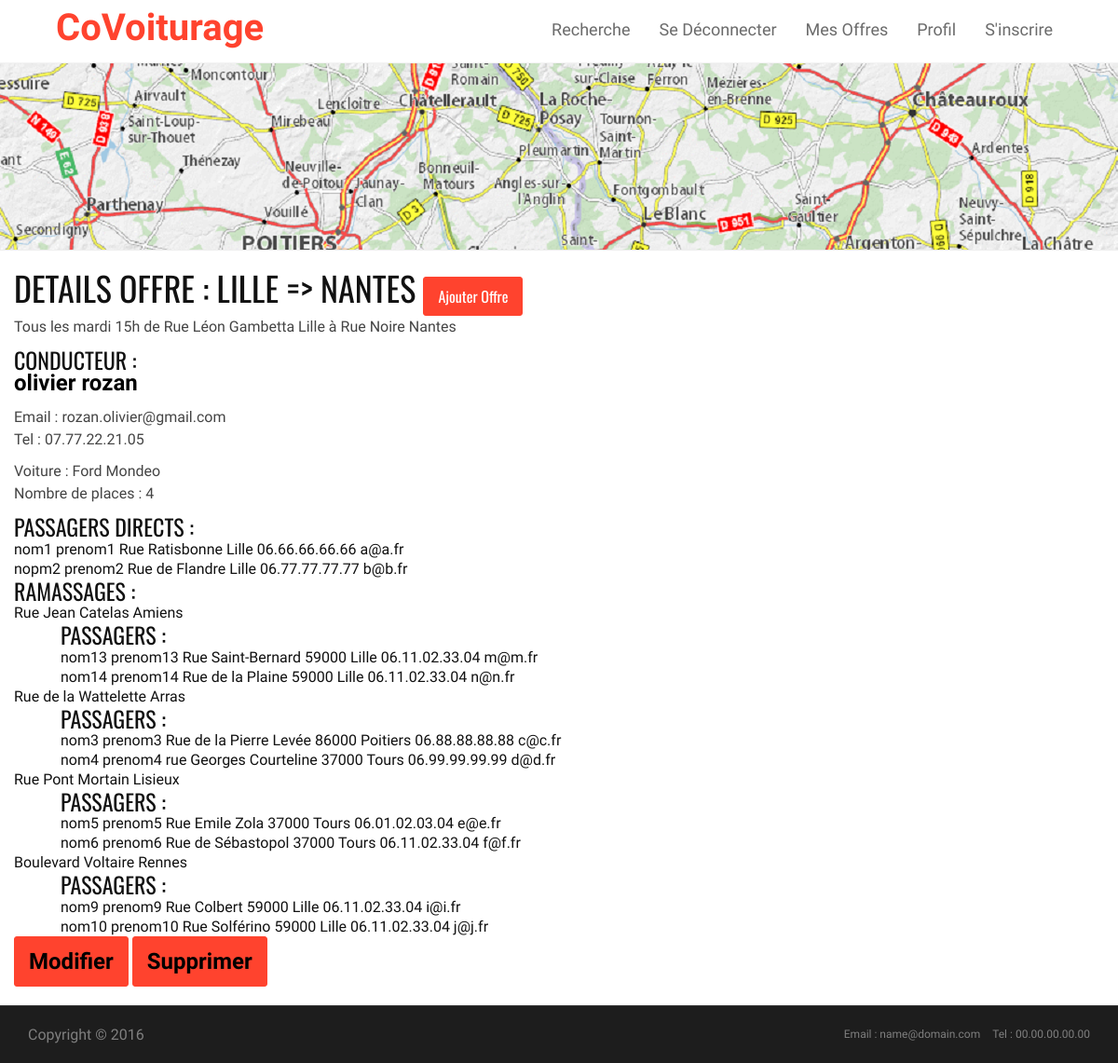
Screenshot of /index.php?controller=offers&action=detailsoffre&id=1 (signed in) with the database file from the repository.
### tables this page shows
CREATE TABLE `offre` (
  `id` int(10) NOT NULL,
  `idUser` int(10) DEFAULT NULL,
  `jour` varchar(8) DEFAULT NULL,
  `date` date DEFAULT NULL,
  `heure` varchar(5) DEFAULT NULL,
  `adresseDepart` varchar(255) DEFAULT NULL,
  `codePostalDepart` varchar(5) DEFAULT NULL,
  `villeDepart` varchar(255) DEFAULT NULL,
  `adresseArrivee` varchar(255) DEFAULT NULL,
  `codePostalArrivee` varchar(5) DEFAULT NULL,
  `villeArrivee` varchar(255) DEFAULT NULL
);

CREATE TABLE `user` (
  `id` int(10) NOT NULL,
  `email` varchar(255) DEFAULT NULL,
  `login` varchar(255) DEFAULT NULL,
  `password` varchar(255) DEFAULT NULL,
  `nom` varchar(255) DEFAULT NULL,
  `prenom` char(255) DEFAULT NULL,
  `adresse` varchar(255) DEFAULT NULL,
  `codePostal` varchar(5) DEFAULT NULL,
  `ville` varchar(30) DEFAULT NULL,
  `tel` varchar(14) DEFAULT NULL,
  `voiture` varchar(50) DEFAULT NULL,
  `places` smallint(10) DEFAULT NULL
);

CREATE TABLE `passager` (
  `id` int(10) NOT NULL,
  `nom` varchar(255) DEFAULT NULL,
  `prenom` varchar(255) DEFAULT NULL,
  `adresse` varchar(255) DEFAULT NULL,
  `codePostal` varchar(5) DEFAULT NULL,
  `ville` varchar(255) DEFAULT NULL,
  `email` varchar(255) DEFAULT NULL,
  `tel` varchar(14) DEFAULT NULL,
  `valider` tinyint(1) DEFAULT '0'
);

CREATE TABLE `ramassage` (
  `id` int(10) NOT NULL,
  `adresse` varchar(255) DEFAULT NULL,
  `codePostal` varchar(5) DEFAULT NULL,
  `ville` varchar(255) DEFAULT NULL
);

### src/controllers/Offers.php (called while the page is built, shortened)
<?php
require_once($rootPath . 'models/Offers.php');
class OffersController extends Controller {
    protected $template = "";
    protected $title = "";
    protected $data = array(), $data2 = array(), $data3 = array();
    protected $dates = array();
    public function detailsoffreAction()
    {
        $offers = new OffersModel();
        $id = htmlspecialchars($_GET['id']);
        $this->data = $offers->listDetailOffre($id);
        $this->data2 = $offers->listPassagerOffre($id);
        $this->data3 = $offers->listPassagerRamassage($id);
        $a = $this->data[0]['date'] !== NULL ? "Le " .
                utf8_encode(strftime("%d %B %Y", strtotime($this->data[0]['date']))) : "Tous les " .
                $this->data[0]['jour'];
        array_push($this->dates, $a);
        $this->title = "Details Offre : ";
        $this->template = "views/detailoffre.html.php";
    }
    public function render()
    {
        $title = $this->title;
        $data = $this->data;
        $data2 = $this->data2;
        $data3 = $this->data3;
        $dates = $this->dates;
        include($this->rootPath . $this->template);
        return ob_get_clean();
    }
}

### app/router.php (called while the page is built, shortened)
<?php
require_once($rootPath . "controllers/Controller.php");
require_once($rootPath . "models/model.php");
$action = "indexAction";
if (isset($_REQUEST['action'])) {
    $action = strtolower($_REQUEST['action']) . "Action";
}
$controller = new $controllerName($rootPath);
$controller->$action();
$content = $controller->render();
include(__DIR__ . "/base.html.php");

### index.php (called while the page is built)
<?php
$rootPath = __DIR__ . "/src/";
$config = array();
$config['db_host'] = "localhost";
$config['db_login'] = "root";
$config['db_password'] = "";
$config['db_name'] = "covoiturage";
include($rootPath . "controllers/Controller.php");
include($rootPath . "models/model.php");
include("app/router.php");

### src/models/Offers.php (called while the page is built, shortened)
<?php
class OffersModel extends Model {
    public function listDetailOffre($id)
    {
        $query = "
            SELECT *
            FROM user u, offre o, ramassagesparoffre ro, ramassage r
            WHERE o.idUser = u.id AND ro.idOffre = o.id AND ro.idRamassage = r.id AND o.id = ?
        ";
        $result = $this->dbQuery($query, array($id))->fetchAll();
        return $result;
    }
    public function listPassagerOffre($id)
    {
        $query = "
            SELECT p.nom, p.prenom, p.adresse, p.ville, p.email, p.tel
            FROM offre o, passagersparoffre po, passager p
            WHERE po.idOffre = o.id AND po.idPassager = p.id AND o.id = ?
        ";
        $result = $this->dbQuery($query, array($id))->fetchAll();
        return $result;
    }
    public function listPassagerRamassage($id)
    {
        $query = "
            SELECT r.id, p.nom, p.adresse, p.codePostal, p.ville, p.prenom, p.email, p.tel
            FROM offre o, ramassagesparoffre ro, ramassage r, passagersparramassage pr, passager p
            WHERE ro.idOffre = o.id
            AND ro.idRamassage = r.id
            AND pr.idRamassage = r.id
            AND pr.idPassager = p.id
            AND o.id = ?
        ";
        $result = $this->dbQuery($query, array($id))->fetchAll();
        return $result;
    }
}

### src/models/Model.php (called while the page is built, shortened)
<?php
class Model {
    protected function connect()
    {
        global $config;
        if (empty($this->db)) {
            $this->db = new PDO("mysql:host=" . $config["db_host"] . ";dbname=" . $config["db_name"], $config["db_login"], $config["db_password"]);
            $this->db->query("SET NAMES UTF8");
        }
    }
    protected function dbQuery($query, $data = array())
    {
        $this->connect();
        $q = $this->db->prepare($query);
        $this->lastResult = $q->execute($data);
        return $q;
    }
}

### src/controllers/Controller.php (called while the page is built, shortened)
<?php
class Controller {
    public function __construct($rootPath)
    {
        $this->rootPath = $rootPath;
    }
}

### src/views/detailoffre.html.php (the view, shortened to what this page needs)
<section id="about-section" class="about-section">
    <div class="container">
        <div class="row">
            <h1>
                <?php
                echo $title . $data[0]["villeDepart"] . " => " . $data[0]["villeArrivee"];
                ?>
                <a href='index.php?controller=offers&action=ajouteroffre'><button class="btn btn-sm btn-primary">Ajouter Offre</button></a>
            </h1>
            <?php
            echo "<p>" . $dates[0];
            echo " " . $data[0]['heure'];
            echo " de " . $data[0]['adresseDepart'] . " " . $data[0]['villeDepart'];
            echo " à " . $data[0]['adresseArrivee'] . " " . $data[0]['villeArrivee'];
            echo "</p>";
            ?>
            <div>
                <h3>Conducteur :  </h3>
                <p>
                    <?php
                    echo "<a href='?controller=user&action=profil'>" . $data[0]['prenom'] . " " . $data[0]['nom'] . "</a>";
                    ?>
                </p>
                <p>
                    <?php
                    echo "Email : " . $data[0]['email'] . "<br> Tel : " . $data[0]['tel'];
                    ?>
                </p>
                <p>
                    <?php
                    echo "Voiture : " . $data[0]['voiture'] . "<br> Nombre de places : " . $data[0]['places'];
                    ?>
                </p>
            </div>
            <?php
            echo "<ul><h3>Passagers directs : </h3>";
            foreach ($data2 as $oneData) {
                echo "<li>" . $oneData['nom'] . " " . $oneData['prenom'] . " " . $oneData['adresse'] . " " .
                        $oneData['ville'] . " " . $oneData['tel'] . " " . $oneData['email'] . "</li>";
            }
            echo "</ul>";
            echo "<ul><h3>Ramassages : </h3>";
            for ($i = 0; $i < count($data); $i++) {
                echo "<li>" . $data[$i]['adresse'] . " " . $data[$i]['ville'];
                echo "<ul style='margin-left:50px;'><h3>Passagers : </h3>";
                for ($j = 0; $j < count($data3); $j++) {
                    if (isset($data3[$j]) && $data3[$j]['id'] === $data[$i][24]) {
                        echo "<li>" . $data3[$j]['nom'] . " " . $data3[$j]['prenom'] . " " . $data3[$j]['adresse'] . " " .
                                $data3[$j]['codePostal'] . " " . $data3[$j]['ville'] . " " . $data3[$j]['tel'] . " " . $data3[$j]['email'] . "</li>";
                    }
                }
                echo "</ul>";
                echo "</li>";
            }
            echo "</ul>";
            if (isset($_SESSION["uid"]) && $_SESSION["uid"] === $data[0]["idUser"]) {
                echo '  <button class="btn btn-sm btn-primary"><a href="?controller=offers&action=modifieroffreform&id=' . $data[0]['id'] . '">Modifier</a></button>  ';
                echo '  <button class="btn btn-sm btn-primary"><a href="?controller=offers&action=deleteoffre&id=' . $data[0]['id'] . '">Supprimer</a></button>  ';
            }
            ?>
        </div>
    </div>
</section>

### app/base.html.php (shortened to what this page needs)
<!DOCTYPE html>
<html>
    <head>
        <link rel="stylesheet" href="include/bootstrap/css/bootstrap.min.css" type="text/css">
        <link rel="stylesheet" href="include/font-awesome/css/font-awesome.min.css" type="text/css">
        <link rel="stylesheet" href="include/css/owl.carousel.css" type="text/css">
        <link rel="stylesheet" href="include/css/owl.theme.css" type="text/css">
        <link rel="stylesheet" href="include/css/owl.transitions.css" type="text/css">
        <link rel="stylesheet" type="text/css" href="include/css/animate.css">
        <link rel="stylesheet" type="text/css" href="include/css/lightbox.css">
        <link rel="stylesheet" type="text/css" href="include/css/responsive.css">
        <link rel="stylesheet" type="text/css" href="include/css/style.css">
    </head>
    <body>
        <?php
        echo "<header class='clearfix'><div class='navbar navbar-default navbar-top'>";
        echo "<div class='container'><div class='navbar-collapse collapse'>"
        . "<div class='navbar-header'>"
        . "<a class='navbar-brand'>CoVoiturage</a>"
        . "</div>"
        . "<ul class='nav navbar-nav navbar-right'>";
        echo " <li><a href='index.php?controller=offers&action=index'>Recherche</a></li>";
        if (isset($_SESSION["uid"])) {
            echo " <li><a href='index.php?controller=user&action=logout'>Se Déconnecter</a></li> ";
            echo " <li><a href='index.php?controller=offers&action=mesoffres'>Mes Offres</a></li> ";
            echo " <li><a href='index.php?controller=user&action=profil'>Profil</a></li> ";
        } else {
            echo " <li><a href='index.php?controller=user&action=login'>Se Connecter</a></li> ";
        }
        echo " <li><a href='index.php?controller=user&action=createuser'>S'inscrire</a></li>";
        echo "</ul></div></div></header>";
        echo '<div class="page-header"></div>';
        echo $content;
        ?>
    </body>
        <div id="copyright-section" class="copyright-section">
            <div class="container">
                <div class="row">
                    <div class="col-md-7">
                        <div class="copyright">
                            Copyright © 2016
                        </div>
                    </div>
                    <div class="col-md-5">
                        <div class="copyright-menu pull-right">
                            <ul>
                                <li>Email : name@domain.com</li>
                                <li>Tel : 00.00.00.00.00</li>
                            </ul>
                        </div>
                    </div>
                </div>
            </div>
        </div>
</html>

### include/css/lightbox.css (style rules this page uses)
body:after { content: url(../images/close.png) url(../images/loading.gif) url(../images/prev.png) url(../images/next.png); display: none; }

### include/css/style.css (style rules this page uses)
body { font-family: 'PT Sans Narrow', Arial, sans-serif; font-size: 16px; color: #111; line-height: 21px; -webkit-font-smoothing: antialiased !important; -moz-osx-font-smoothing: grayscale !important; text-rendering: optimizeLegibility !important; font-smoothing: antialiased !important; vertical-align: baseline; }
ul, ol { list-style: none; }
ul { padding: 0; margin: 0; }
p { font-size: 16px; font-weight: 400; color: #444; line-height: 1.5em; }
a { font-size: 24px; font-weight: bold; color: black; transition: color 0.1s ease-in-out; -moz-transition: color 0.2s ease-in-out; -webkit-transition: color 0.2s ease-in-out; -o-transition: color 0.2s ease-in-out; }
a, a:hover, a:focus, a:active { outline: 0; text-decoration: none; }
h1, h2, h3, h4, h5, h6 { font-family: 'Oswald', Arial, sans-serif; font-weight: 400; text-transform: uppercase; margin-top: 0; margin-bottom: 0; }
.btn-primary { background: #ff432e; border-color: #ff432e; font-size: 16px; padding: 8px 15px; -webkit-transition: all 0.3s; -moz-transition: all 0.3s; -o-transition: all 0.3s; transition: all 0.3s; }
.page-header { //background: url(../images/banner.jpg) no-repeat; background: url(../images/banner2.png) no-repeat; padding: 100px 0; //margin-top: 80px; margin: 0px; }
.navbar { margin-bottom: 0; background: #fff; border-bottom: 1px solid #f2f2f2 !important; border: none; border-radius: 0; -webkit-border-radius: 0; -moz-border-radius: 0; -o-border-radius: 0; }
.navbar-brand { position: relative; //padding: 27px 0; padding-top: 0; margin: 0!important; transition: all 0.3s ease-in-out; -moz-transition: all 0.3s ease-in-out; -webkit-transition: all 0.3s ease-in-out; -o-transition: all 0.3s ease-in-out; }
a.navbar-brand { font-family: "Kaushan Script","Helvetica Neue",Helvetica,Arial,cursive; font-size: 40px; padding-top: 20px; color: #ff432e !important; }
.navbar-default .navbar-nav { margin-right: 10px!important; position: relative; transition: all 0.4s ease-in-out; -moz-transition: all 0.4s ease-in-out; -webkit-transition: all 0.4s ease-in-out; -o-transition: all 0.4s ease-in-out; }
.navbar-default .navbar-nav > li { margin-left: 1px; }
.navbar-default .navbar-nav > li:first-child { margin-left: 0; }
.navbar-default .navbar-nav > li > a { color: #6b6b6b; display: block; font-size: 18px; line-height: 10px; font-weight: 200; padding: 25px 15px 30px; overflow: hidden; border-top: 2px solid transparent; transition: all 0.3s ease-in-out; -moz-transition: all 0.3s ease-in-out; -webkit-transition: all 0.3s ease-in-out; -o-transition: all 0.3s ease-in-out; }
#about-section { padding-top: 20px; padding-bottom: 20px; //background: url(../images/parallax/bg-02.jpg) no-repeat; background-size: cover; background-position: center; }
.copyright-section { border-top: 1px solid #363636; font-size: 12px; padding: 20px 0; background: #1d1d1d; color: #7f7f7f; }
.copyright { font-size: 16px; }
.copyright-menu li { display: inline; padding-left: 10px; }

### rows the page displays
offre: villeDepart "LILLE", villeArrivee "NANTES", heure "15h", adresseDepart "Rue Léon Gambetta", villeDepart "Lille", adresseArrivee "Rue Noire", villeArrivee "Nantes"
user: prenom "olivier", nom "rozan", email "rozan.olivier@gmail.com", tel "07.77.22.21.05", voiture "Ford Mondeo", places "4", ramassage.adresse "Rue Jean Catelas", ramassage.ville "Amiens", ramassage.adresse "Rue de la Wattelette", ramassage.ville "Arras", ramassage.adresse "Rue Pont Mortain", ramassage.ville "Lisieux", ramassage.adresse "Boulevard Voltaire", ramassage.ville "Rennes"
passager: nom "nom1", prenom "prenom1", adresse "Rue Ratisbonne", ville "Lille", tel "06.66.66.66.66", email "a@a.fr"
passager: nom "nopm2", prenom "prenom2", adresse "Rue de Flandre", ville "Lille", tel "06.77.77.77.77", email "b@b.fr"
ramassage: passager.nom "nom13", passager.prenom "prenom13", passager.adresse "Rue Saint-Bernard", passager.codePostal "59000", passager.ville "Lille", passager.tel "06.11.02.33.04", passager.email "m@m.fr", passager.nom "nom14", passager.prenom "prenom14", passager.adresse "Rue de la Plaine", passager.email "n@n.fr"
ramassage: passager.nom "nom3", passager.prenom "prenom3", passager.adresse "Rue de la Pierre Levée", passager.codePostal "86000", passager.ville "Poitiers", passager.tel "06.88.88.88.88", passager.email "c@c.fr", passager.nom "nom4", passager.prenom "prenom4", passager.adresse "rue Georges Courteline", passager.codePostal "37000", passager.ville "Tours", passager.tel "06.99.99.99.99", passager.email "d@d.fr"
ramassage: passager.nom "nom5", passager.prenom "prenom5", passager.adresse "Rue Emile Zola", passager.codePostal "37000", passager.ville "Tours", passager.tel "06.01.02.03.04", passager.email "e@e.fr", passager.nom "nom6", passager.prenom "prenom6", passager.adresse "Rue de Sébastopol", passager.tel "06.11.02.33.04", passager.email "f@f.fr"
ramassage: passager.nom "nom9", passager.prenom "prenom9", passager.adresse "Rue Colbert", passager.codePostal "59000", passager.ville "Lille", passager.tel "06.11.02.33.04", passager.email "i@i.fr", passager.nom "nom10", passager.prenom "prenom10", passager.adresse "Rue Solférino", passager.email "j@j.fr"

### other values shown
$title "DETAILS OFFRE :"
$dates[0] "Tous les mardi"
